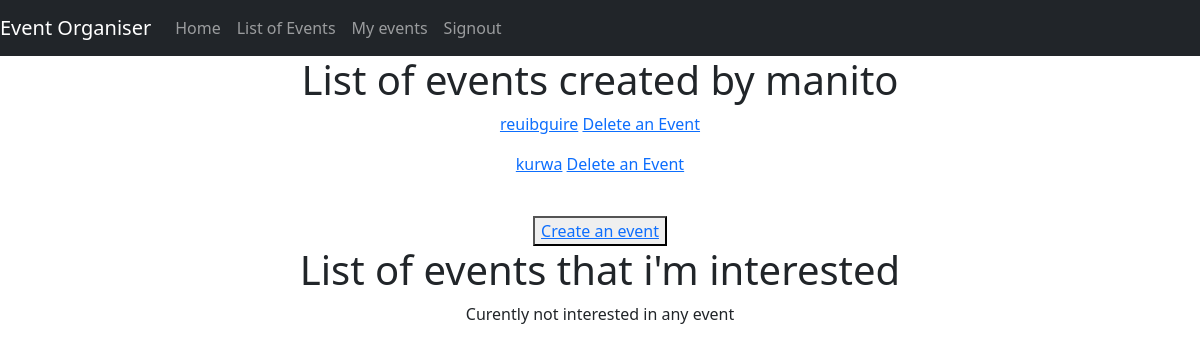
/mylist/ (signed in), run on an earlier commit of the app's database.
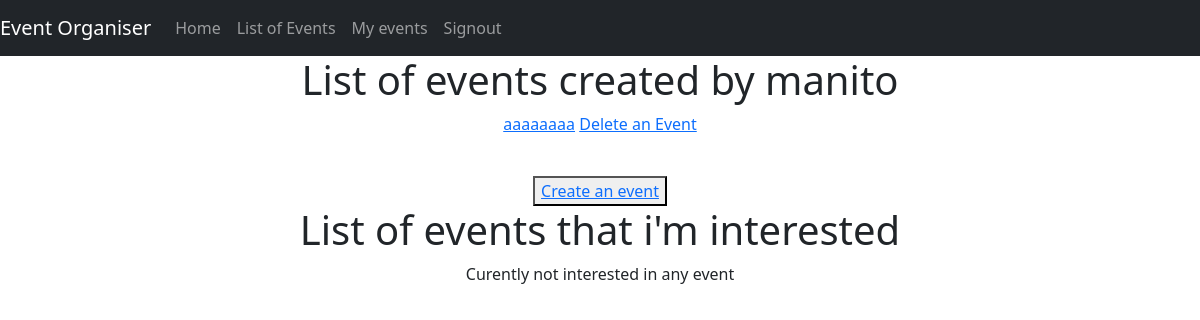
And on a later commit of the database.
### main/models.py (models this page shows, shortened)
class Events(models.Model):
    user = models.ForeignKey(
        User,
        on_delete=models.CASCADE,
        related_name="event",
        null=True)
    name = models.CharField(
        max_length=200
        )
    date = models.DateField()
    description = models.CharField(
        max_length = 2000)
    country = models.CharField(
        max_length = 25
        )
    city = models.CharField(
        max_length = 75
        )

### main/views.py (the view)
# urls.py: path("mylist/",views.mylist,name="mylist"),
def mylist(request):
    if request.user.is_authenticated:
        username = request.user.username
        items = Events.objects.filter(user__username = username)
        events_items = EventParticipation.objects.filter(user = username)
        return render(request,
                      'main/mylist.html',
                      {'items':items,
                       'events_items':events_items})
    else:
        return HttpResponseRedirect("/info/")

### main/templates/main/mylist.html (shortened to what this page needs)
{% extends 'main/base.html' %}
{% block content %}
    <h1>List of events created by {{user.get_username}} </h1>
    {% if items %}
        {% for i in items %}
            <p><a href="/{{ i.id }}">{{ i.name }}</a> <a href="/deleteEvent/{{ i.id }}">Delete an Event</a></p>
        {% endfor %}
    {% else %}
        <p>Curently no created events</p>
    {% endif %}
    <br>
    <button><a href="../create/">Create an event</a></button>
    <h1>List of events that i'm interested </h1>
    {% if events_items %}
        {% for j in events_items %}
            <p>{{ j.name }} {{ j.date }}</p>
        {% endfor %}
    {% else %}
        <p>Curently not interested in any event</p>
    {% endif %}
{% endblock %}

What changed in the data, as far as the page shows it:
removed Events: name "reuibguire"
removed Events: name "kurwa"
added Events: name "aaaaaaaa"
